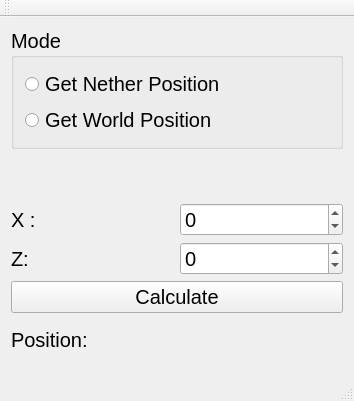
<?xml version="1.0" encoding="UTF-8"?>
<ui version="4.0">
 <class>NetherPosClass</class>
 <widget class="QMainWindow" name="NetherPosClass">
  <property name="geometry">
   <rect>
    <x>0</x>
    <y>0</y>
    <width>354</width>
    <height>401</height>
   </rect>
  </property>
  <property name="sizePolicy">
   <sizepolicy hsizetype="Expanding" vsizetype="Expanding">
    <horstretch>0</horstretch>
    <verstretch>0</verstretch>
   </sizepolicy>
  </property>
  <property name="font">
   <font>
    <pointsize>15</pointsize>
   </font>
  </property>
  <property name="windowTitle">
   <string>NetherPos</string>
  </property>
  <widget class="QWidget" name="centralWidget">
   <layout class="QVBoxLayout" name="verticalLayout_2">
    <item>
     <widget class="QGroupBox" name="radioGroupBox">
      <property name="title">
       <string>Mode</string>
      </property>
      <layout class="QVBoxLayout" name="verticalLayout">
       <item>
        <widget class="QRadioButton" name="netherRadioButton">
         <property name="text">
          <string>Get Nether Position</string>
         </property>
        </widget>
       </item>
       <item>
        <widget class="QRadioButton" name="worldRadioButton">
         <property name="text">
          <string>Get World Position</string>
         </property>
        </widget>
       </item>
      </layout>
     </widget>
    </item>
    <item>
     <widget class="QLabel" name="instructionLabel">
      <property name="text">
       <string/>
      </property>
     </widget>
    </item>
    <item>
     <layout class="QHBoxLayout" name="horizontalLayout">
      <item>
       <widget class="QLabel" name="xLabel">
        <property name="text">
         <string>X :</string>
        </property>
       </widget>
      </item>
      <item>
       <widget class="QSpinBox" name="xSpinBox">
        <property name="minimum">
         <number>-30000000</number>
        </property>
        <property name="maximum">
         <number>30000000</number>
        </property>
       </widget>
      </item>
     </layout>
    </item>
    <item>
     <layout class="QHBoxLayout" name="horizontalLayout_2">
      <item>
       <widget class="QLabel" name="zLabel">
        <property name="text">
         <string>Z:</string>
        </property>
       </widget>
      </item>
      <item>
       <widget class="QSpinBox" name="zSpinBox">
        <property name="minimum">
         <number>-30000000</number>
        </property>
        <property name="maximum">
         <number>30000000</number>
        </property>
       </widget>
      </item>
     </layout>
    </item>
    <item>
     <widget class="QPushButton" name="calculatePushButton">
      <property name="text">
       <string>Calculate</string>
      </property>
     </widget>
    </item>
    <item>
     <layout class="QHBoxLayout" name="horizontalLayout_3">
      <item>
       <widget class="QLabel" name="positionResultLabel">
        <property name="text">
         <string>Position:</string>
        </property>
       </widget>
      </item>
      <item>
       <widget class="QLabel" name="resultLabel">
        <property name="text">
         <string/>
        </property>
       </widget>
      </item>
     </layout>
    </item>
   </layout>
  </widget>
  <widget class="QMenuBar" name="menuBar">
   <property name="geometry">
    <rect>
     <x>0</x>
     <y>0</y>
     <width>354</width>
     <height>33</height>
    </rect>
   </property>
  </widget>
  <widget class="QToolBar" name="mainToolBar">
   <attribute name="toolBarArea">
    <enum>TopToolBarArea</enum>
   </attribute>
   <attribute name="toolBarBreak">
    <bool>false</bool>
   </attribute>
  </widget>
  <widget class="QStatusBar" name="statusBar"/>
 </widget>
 <layoutdefault spacing="6" margin="11"/>
 <resources>
  <include location="NetherPos.qrc"/>
 </resources>
 <connections/>
</ui>
